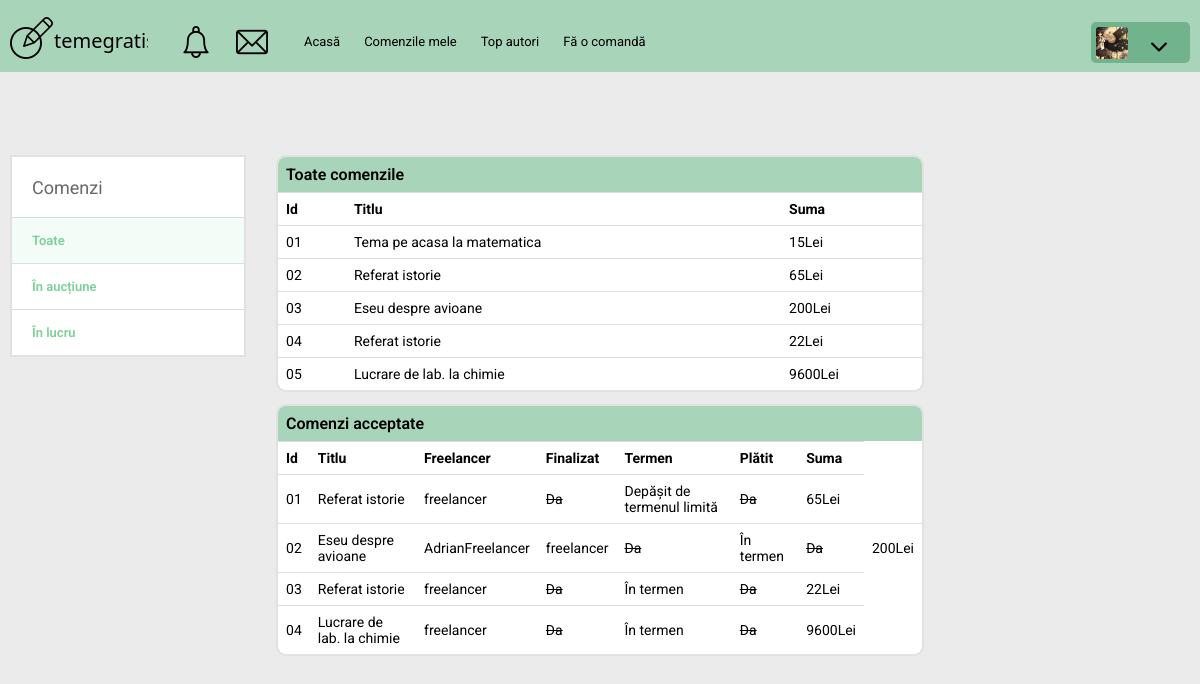
Screenshot of /my_orders_client/ (signed in) with the database file from the repository.
### core/models.py (models this page shows, shortened)
class Client(models.Model):
    profile_pic = models.ImageField(
        default='default-user.jpg', upload_to=get_user_image_folder, null=True, blank=True)
    user = models.OneToOneField(
        User, null=True, blank=True, on_delete=models.CASCADE)
    first_name = models.CharField(max_length=20)
    last_name = models.CharField(max_length=20)
    nickname = models.CharField(max_length=20)
    email = models.EmailField(max_length=30)
    date_of_birth = models.DateField(
        verbose_name='Date of Birth', null=True, blank=True)
    country = CountryField()
    state = models.CharField(max_length=20)
    address = models.CharField(max_length=20)
    password = models.CharField(max_length=30)

class Order(models.Model):
    user = models.ForeignKey(
        User, on_delete=models.CASCADE, null=True, blank=True)
    date_created = models.DateField(auto_now_add=True)
    limit_date = models.DateField(null=True)
    title = models.CharField(max_length=100)
    short_description = models.CharField(max_length=100)
    description = models.TextField(max_length=1500, null=True, blank=True)
    files = models.FileField(null=True, blank=True,
                             upload_to=get_user_image_folder)
    min_size = models.IntegerField(
        default=1, validators=[MinValueValidator(1), MaxValueValidator(100)])
    max_size = models.IntegerField(
        default=1, validators=[MinValueValidator(1), MaxValueValidator(100)])
    price = models.IntegerField(null=True, blank=True)
    client = models.ForeignKey(Client, on_delete=models.CASCADE)
    premium = models.BooleanField(default=None, null=True, blank=True)
    freelancers = models.ManyToManyField(
        Freelancer, blank=True)
    work_type = models.ForeignKey(
        Work_Type, on_delete=models.SET_NULL, null=True, blank=True)
    lessons = models.ForeignKey(
        Lesson, on_delete=models.SET_NULL, null=True, blank=True)
    in_auction = models.BooleanField(default=True)

class AcceptedOrder(models.Model):
    user = models.ForeignKey(
        User, on_delete=models.CASCADE, null=True, blank=True)
    order = models.OneToOneField(
        Order, on_delete=models.CASCADE, null=True)
    freelancer = models.ForeignKey(
        Freelancer, on_delete=models.CASCADE, null=True, blank=True)
    description = models.TextField(max_length=1500, null=True, blank=True)
    files = models.FileField(null=True, blank=True,
                             upload_to=get_user_image_folder)
    completed = models.BooleanField(default=False)
    delivered_date = models.DateField(null=True, blank=True)
    paied = models.BooleanField(default=False)

class Freelancer(models.Model):
    LEARNING_STATE = [
        ('Student', 'Student'),
        ('Absolvent', 'Absolvent'),
        ('Profesor', 'Profesor')
    ]
    ACADEMIC_DEGREES = [
        ('Nici una', 'Nici una'),
        ('Doctor', 'Doctor'),
        ('Doctorat', 'Doctorat')
    ]
    ACADEMIC_TITLES = [
        ('Fără rang', 'Fără rang'),
        ('Docent', 'Docent'),
        ('Profesor', 'Profesor')
    ]
    profile_pic = models.ImageField(
        default='default-user.jpg', upload_to=get_user_image_folder, null=True, blank=True)
    user = models.OneToOneField(
        User, null=True, blank=True, on_delete=models.CASCADE)
    first_name = models.CharField(max_length=20)
    last_name = models.CharField(max_length=20)
    nickname = models.CharField(max_length=20)
    email = models.EmailField(max_length=30)
    date_of_birth = models.DateField(
        verbose_name='Date of Birth', null=True, blank=True)
    country = CountryField()
    state = models.CharField(max_length=20)
    address = models.CharField(max_length=20)
    password = models.CharField(max_length=30)
    views = models.IntegerField(default=0)
    short_description = models.CharField(max_length=70, null=True, blank=True)
    description = models.CharField(max_length=240, null=True, blank=True)
    educational_institution = models.CharField(
        max_length=70, null=True, blank=True)
    faculty = models.CharField(max_length=70, null=True, blank=True)
    specialty = models.CharField(max_length=70, null=True, blank=True)
    status = models.CharField(
        max_length=10, choices=LEARNING_STATE, default='Student', null=True, blank=True)
    year_of_learning_end = models.DateField(blank=True, null=True,
                                            verbose_name='Year of learning end')
    academic_degree = models.CharField(
        max_length=15, choices=ACADEMIC_DEGREES, default='Nici una', null=True, blank=True)
    academic_title = models.CharField(
        max_length=10, choices=ACADEMIC_TITLES, default='Fără rang', null=True, blank=True)
    desertation_topic = models.CharField(max_length=70, null=True, blank=True)
    additional_education = models.CharField(
        max_length=1000, null=True, blank=True)
    video_consultation = models.BooleanField(
        default=False, null=True, blank=True)
    work_type = models.ManyToManyField(Work_Type)
    work_category = models.ManyToManyField(Work_Category)
    languages = models.ManyToManyField(Language)
    lessons = models.ManyToManyField(Lesson)

### core/decorators.py (the view)
        def wrapper_function(request, *args, **kwargs):
            group = None
            if request.user.groups.exists():
                group = request.user.groups.all()[0].name
            if group in allowed_roles:
                return view_func(request, *args, **kwargs)
            else:
                return HttpResponse('You are not authoried to view this page')
            return view_func(request, *args, **kwargs)

### core/views.py (called while the page is built)
@login_required(login_url='login_page')
@allowed_users(allowed_roles=['clients'])
def my_orders_client(request):
    client = request.user.client
    orders = Order.objects.all().filter(client=client)
    accepted_orders = AcceptedOrder.objects.all().filter(user=request.user)
    context = {
        'orders': orders,
        'accepted_orders': accepted_orders,
    }
    return render(request, 'core/myorders_client.html', context)

### core/templates/core/myorders_client.html (shortened to what this page needs)
{% extends 'core/base.html' %}
{% load static %}
{% block content %}
<div class="my-orders">
  <div class="my-orders__sidebar sidebar-left_second">
    <div class="sidebar-left__title">Comenzi</div>
    <a href="{% url 'my_orders_client' %}" class="sidebar-left__block active">
      <div class="sidebar-left__text">Toate</div>
    </a>
    <a href="{% url 'client_orders_auction' request.user.client.id %}" class="sidebar-left__block ">
      <div class="sidebar-left__text">În aucțiune</div>
    </a>
    <a href="{% url 'client_orders' request.user.client.id %}" class="sidebar-left__block ">
      <div class="sidebar-left__text">În lucru</div>
    </a>
  </div>
  <div class="my-orders__main main-orders">
    <div class="main-orders__wrapper">
      <div class="main-orders__block">
        <div class="main-orders__title">Toate comenzile</div>
        <table class="main-orders__table">
          <tr>
            <th>Id</th>
            <th>Titlu</th>
            <th>Suma</th>
          </tr>
          {% for order in orders %}
          <tr>
            {% if forloop.counter < 10 %}
            <td>0{{ forloop.counter }}</td>
            {% else %}
            <td>{{ forloop.counter }}</td>
            {% endif %}
            <td>{{ order.title }}</td>
            <td>{{ order.price }}Lei</td>
          </tr>
          {% endfor %}
        </table>
      </div>
      <div class="main-orders__block">
        <div class="main-orders__title">Comenzi acceptate</div>
        <table class="main-orders__table">
          <tr>
            <th>Id</th>
            <th>Titlu</th>
            <th>Freelancer</th>
            <th>Finalizat</th>
            <th>Termen</th>
            <th>Plătit</th>
            <th>Suma</th>
          </tr>
          {% for order in accepted_orders %}
          <tr>
            {% if forloop.counter < 10 %}
            <td>0{{ forloop.counter }}</td>
            {% else %}
            <td>{{ forloop.counter }}</td>
            {% endif %}
            <td>{{ order.order.title }}</td>
            {% for freelancer in order.order.freelancers.all %}
            <td>{{ freelancer.first_name }} {{ freelancer.lastt_name }}</td>
            {% endfor %}
            {% if order.completed %}
            <td class="paied">Da</td>
            {% else %}
            <td>Nu</td>
            {% endif %}
            {% if order.delivered_date >= order.order.limit_date %}
            <td>Depășit de termenul limită</td>
            {% elif order.delivered_date <= order.order.limit_date %}
            <td>În termen</td>
            {% else %}
            <td>În proces</td>
            {% endif %}
            {% if order.paied %}
            <td class="paied">Da</td>
            {% else %}
            <td>Nu</td>
            {% endif %}
            <td>{{ order.order.price }}Lei</td>
          </tr>
          {% endfor %}
        </table>
      </div>
    </div>
  </div>
</div>
{% endblock %}

### core/templates/core/header_client.html (shortened to what this page needs)
{% load static %}
<header class="header2">
  <div class="container">
    <div class="header2__top top-header2">
      <div class="top-header2__col">
        <div class="top-header2__logo">
          <svg id="icon" xmlns="http://www.w3.org/2000/svg" xmlns:xlink="http://www.w3.org/1999/xlink" width="138" height="43" viewBox="0 0 138 43">
            <text id="temegratis" transform="translate(44 32)" font-size="20" font-family="SegoeUI, Segoe UI"><tspan x="0" y="0">temegratis</tspan></text>
          </svg>
        </div>
        <div class="top-header__notification notification">
          <div class="notification__icon">
          </div>
          <div class="notification__icon">
          </div>
        </div>
        <nav class="top-header2__nav">
          <div><a href="{% url 'home' %}" class="">Acasă</a></div>
          <div><a href="{% url 'my_orders_client' %}" class="">Comenzile mele</a></div>
          <div><a href="{% url 'freelancers' %}" class="">Top autori</a></div>
          <div><a href="{% url 'create_order' %}" class="">Fă o comandă</a></div>
        </nav>
      </div>
      <div class="top-header__col">
        <div class="top-header__dropdown">
          <div class="top-header__myself">
            <picture><source srcset="{% static 'images/' %}{{  request.user.client.profile_pic }}" type="image/webp"><img class="top-header__avatar" src="{% static 'images/' %}{{  request.user.client.profile_pic }}" alt="profile picture"></picture>
              <div class="top-header__arrow">
            </div>
          </div>
        </div>
      </div>
    </div>
  </div>
</header>

### temegratis/static/css/style.css (style rules this page uses)
* { margin: 0; padding: 0; -webkit-box-sizing: border-box; box-sizing: border-box; }
body { background-color: #ebebeb; }
a { text-decoration: none; color: black; }
.header, .header2 { background: #A8D5BA; height: 72px; }
.top-header, .top-header2 { display: -webkit-box; display: -ms-flexbox; display: flex; -webkit-box-pack: justify; -ms-flex-pack: justify; justify-content: space-between; padding: 15px 0px 0px 0px; }
.top-header2__nav { display: flex; justify-content: space-between; align-items: center; list-style : none; height: 100%; }
.top-header2__nav div { display: flex; align-items: center; justify-items: center; padding: 5px 12px 0px 12px; height: 100%; cursor: pointer; }
.top-header2__nav div a { color: #000; font-size: 13px; font-family: 'Roboto', sans-serif; }
.top-header__col, .top-header2__col { display: -webkit-box; display: -ms-flexbox; display: flex; }
.top-header2__col { display: flex; justify-content: space-between; align-items: center; }
.top-header__notification, .top-header2__notification { margin: 0px 0px 0px 32px; display: -webkit-box; display: -ms-flexbox; display: flex; padding: 10px 0px 0px 0px; }
.top-header__dropdown { position: relative; cursor: pointer; }
.top-header__myself { margin: 7px 0px 0px 0px; background: #71b38c; display: grid; grid-template-columns: repeat(2, 1fr); -webkit-box-align: center; -ms-flex-align: center; align-items: center; justify-items: center; padding: 5px 10px 0px 5px; border-radius: 5px; }
.top-header__avatar { border-radius: 3px; width: 32px; height: 32px; -o-object-fit: cover; object-fit: cover; margin: 0px 10px 0px 0px; }
.top-header__arrow { padding: 7px 0px 0px 0px; }
.notification__icon { margin: 0px 24px 0px 0px; }
.container { max-width: 1300px; margin: 0 auto; padding: 0px 10px; }
.header, .header2 { position: fixed; width: 100%; top: 0; left: 0; z-index: 50; }
.header2::before { content: ''; position: absolute; width: 100%; height: 85%; top: 72px; left: 0; z-index: 2; }
.container { max-width: 1280px; margin: 0 auto; }
.my-orders { display: grid; grid-template-areas: 'sidebar-right main sidebar-left' '- main --'; grid-template-columns: 20% auto 20%; grid-column-gap: 30px; }
.my-orders__main { grid-area: main; }
.sidebar-left_second { grid-area: sidebar-right; background: #fff; padding: 17px 0px 0px 0px; border: 2px solid #e1e1e1; font-family: 'Roboto', sans-serif; }
.sidebar-left__title { padding: 0px 20px 16px 20px; font-size: 18px; color: #696767; line-height: 1.5; }
.sidebar-left__block { display: -webkit-box; display: -ms-flexbox; display: flex; -webkit-box-pack: justify; -ms-flex-pack: justify; justify-content: space-between; font-size: 13px; font-weight: 600; border-top: 1px solid #ddd; padding: 15px 21px 15px 0px; -webkit-transition: all .3s ease; -o-transition: all .3s ease; transition: all .3s ease; color: #7dd198; }
.sidebar-left__block.active { background-color: #f3fcf6; }
.sidebar-left__text { padding: 0px 16px 0px 20px; display: -webkit-box; display: -ms-flexbox; display: flex; }
.main-orders__wrapper { font-family: 'Roboto', sans-serif; }
.main-orders__block { background-color: #fff; border: 2px solid #e1e1e1; margin: 0px 0px 12px 0px; border-radius: 10px; }
.main-orders__title { padding: 8px; font-size: 16px; background: #A8D5BA; border-top-left-radius: 8px; border-top-right-radius: 8px; font-weight: 600; }
.main-orders__table { border-collapse: collapse; width: 100%; }
.main-orders__table td, .main-orders__table th { border-top: 1px solid #dddddd; padding: 8px; text-align: left; font-size: 14px; }
.main-orders__table td.paied, .main-orders__table th.paied { text-decoration: line-through; }

### rows the page displays
Order: title "Tema pe acasa la matematica", price "15"
Order: title "Referat istorie", price "65"
Order: title "Eseu despre avioane", price "200"
Order: title "Referat istorie", price "22"
Order: title "Lucrare de lab. la chimie", price "9600"
AcceptedOrder: order "Referat istorie", completed "Da", delivered_date "Depășit de termenul limită", paied "Da", order.price "65"
Freelancer: first_name "freelancer"
AcceptedOrder: order "Eseu despre avioane", completed "Da", delivered_date "În termen", paied "Da", order.price "200"
Freelancer: first_name "AdrianFreelancer"
AcceptedOrder: order "Referat istorie", completed "Da", delivered_date "În termen", paied "Da", order.price "22"
AcceptedOrder: order "Lucrare de lab. la chimie", completed "Da", delivered_date "În termen", paied "Da", order.price "9600"
